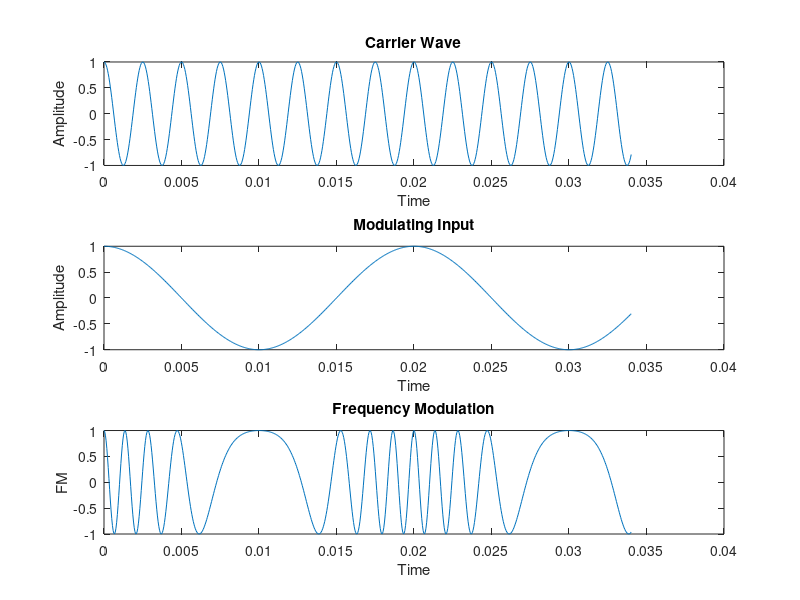
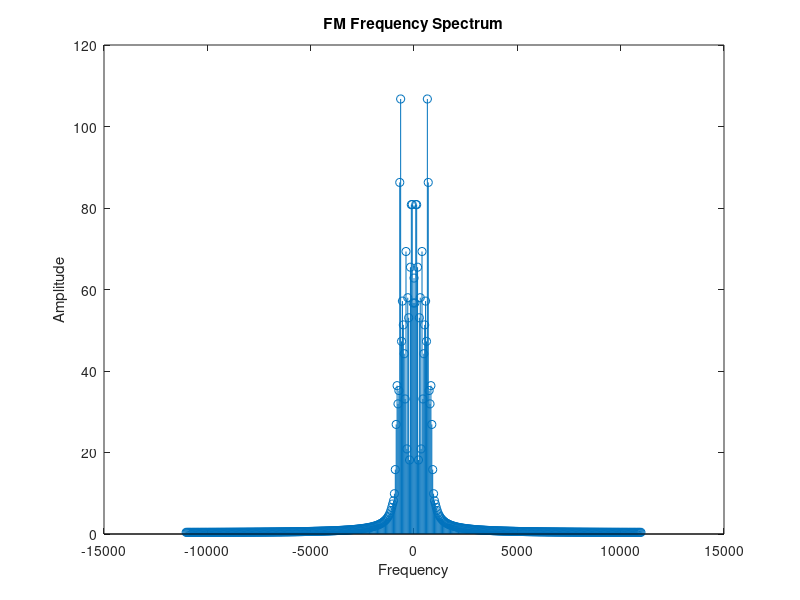

MATLAB code to generate these figures, in order:

fs = 22050;  %Sampling Frequency 
Ts = 1/fs;   %Sampling Period
Na = 750;    
t = [0:Ts:Na*Ts];   %time axis
fc = 400;           %carrier frequency
fm = 50;            %baseband Frequency
m = 7;              %modulation index

x = cos(2*pi*fm*t); %modulating signal
carrier = cos(2*pi*fc*t);   %carrier signal
figure();
subplot(3,1,1);
plot(t,carrier)
title('Carrier Wave');
xlabel('Time');
ylabel('Amplitude');

m_t = cos(2*pi*fc*t + m*sin(2*pi*fm*t)); %Expression of FM Signal
subplot(3,1,2);
plot(t,x);
title("Modulating Input");
xlabel('Time');
ylabel('Amplitude');

subplot(3,1,3);
plot(t,m_t);
title('Frequency Modulation');
xlabel('Time');
ylabel('FM');

n = floor(log(length(m_t))/log(2));
N1 = 2^n;
Y1 = abs(fft(m_t(1:N1)));
f2 = (-N1/2:N1/2-1)/(Ts*N1);

display(f2);
figure();
stem(f2,fftshift(Y1)); %FFT for frequency Spectrum
title('FM Frequency Spectrum');
xlabel('Frequency');
ylabel('Amplitude');